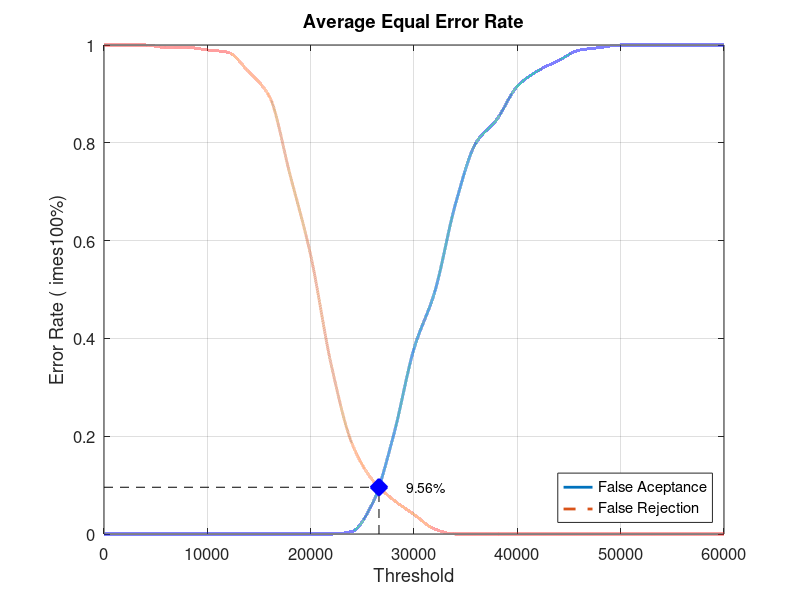
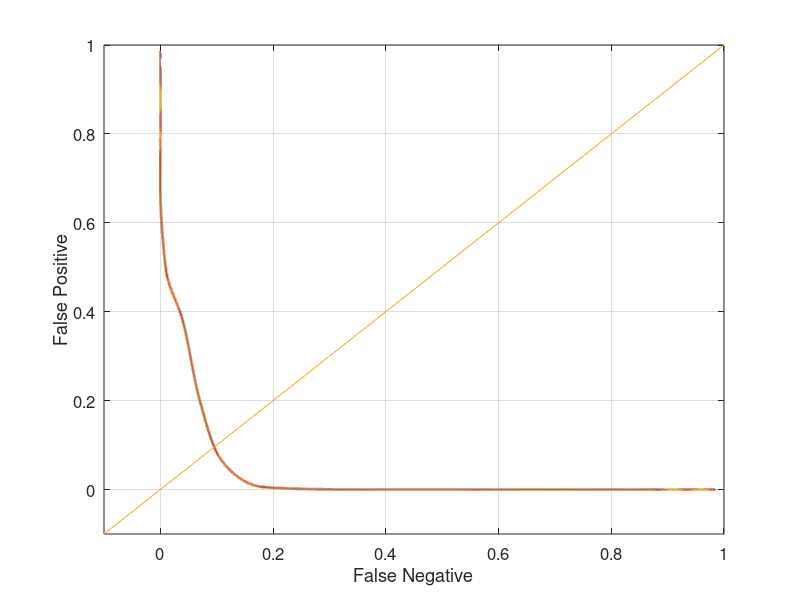

Write the MATLAB code that produced these figures, in order.
close all;
clear;
clc;
x = 0:2000:60000;
xq = 0:0.5:60000;

y0 = [0 0 0 0 0 0 0 0 0 0 0 0 0.00526316 0.0631579 0.2 0.378947 0.494737 0.673684 0.8 0.847368 0.915789 0.947368 0.968421 0.989474 0.994737 1 1 1 1 1 1]
yy0 = interp1(x, y0, xq, 'pchip');
y1 = [1 1 1 0.995 0.995 0.99 0.985 0.945 0.895 0.735 0.57 0.345 0.185 0.11 0.07 0.04 0.01 0 0 0 0 0 0 0 0 0 0 0 0 0 0]
yy1 = interp1(x, y1, xq, 'pchip');

% Calculating EER: 
y2 = abs(y0 - y1);
find(y2 == min(y2))
yy2 = abs(yy0 - yy1);
xEER = find(yy2 == min(yy2));
xEERIndex = xq(xEER) % X-axis EER
yEER = yy0(xEER) % Y-axis EER

main = figure
plot(xq, yy0,'-','LineWidth', 2);	hold on
plot(xq, yy1,'--','LineWidth', 2);	hold on
plot([xEERIndex xEERIndex], [0 yEER], 'k--');	hold on
plot([0 xEERIndex], [yEER yEER], 'k--');	hold on
plot(xEERIndex, yEER, 'bx', 'LineWidth', 10);	hold on
text(xEERIndex + 10 * xEERIndex / 100, yEER, [num2str(round((10000 * yEER)) / 100) '%'])
legend('False Aceptance', 'False Rejection', 'Location', 'SouthEast')
xlabel('Threshold')
ylabel('Error Rate (	imes100%)')
title('Average Equal Error Rate')
set(gca, 'FontSize', 12)
axis([0 60000 0 1])
grid on

print(main, 'Database4_2Main', '-dpng');
FNRxFPR = figure('Color', [1 1 1]);
plot(yy1, yy0, '-', yy1, yy0, 'LineWidth', 2);
hold on
y = -0.1:0.1:1
plot(y, y); 
set(gca, 'FontSize', 12)
xlabel('False Negative')
ylabel('False Positive')
axis([-0.1 1 -0.1 1])
set(gca, 'FontSize', 12)
grid on

print(FNRxFPR, 'Database4_2FNRxFPR','-dpng');
